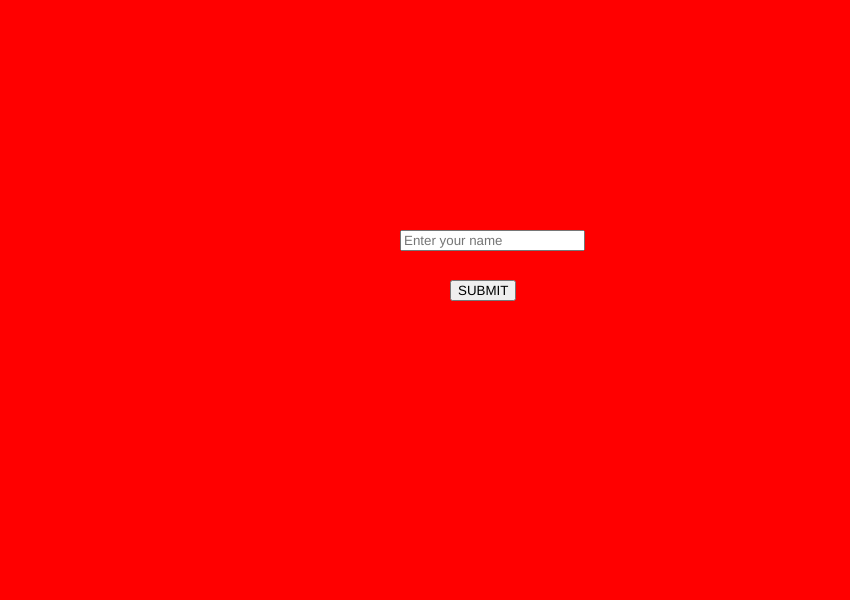
Frame 1 (no input)
Frame 60 (no input): identical to frame 1, image omitted
Frame 120 (the mouse pressed at the canvas centre since frame 60): identical to frame 1, image omitted

The p5.js sketch that drew this single still picture (run headless with seeded random() and noise() and a simulated clock; from frame 60 on, the mouse is pressed at the canvas centre):

// p5.js sketch
// ── sketch.js


function setup(){
  createCanvas(850,600);
  input=createInput().attribute("placeholder", "Enter your name ")
  input.position(400,230)
  bP=createButton("SUBMIT")
  bP.position(450,280)
  bP.mousePressed(logic)
  
  
  
  }
  function draw(){
  background("red");
  
    
  }
  function logic(){
  input.hide()
  bP.hide()
  H=createElement("h1")
  H.html("Hello! "+input.value() )
  H.position(425,10)
  A=createElement("h1")
  A.html("Let`s see if you can answer this simpleee ")
  A.position(300,50)
  B=createElement("h1")
  B.html("Question ")
  B.position(425,100)
  C=createElement("h2")
  C.html("Q1) Who is the president of India")
  C.position(50,200)
  D=createElement("h2")
  D.html("a) Joe Bieden")
  D.position(50,250)
  E=createElement("h2")
  E.html("b)Ram Nath Kovind ")
  E.position(50,300)
  G=createElement("h2")
  G.html("c) Emmanuel Macron")
  G.position(50,350)
  I=createElement("h2")
  I.html("d) Moon Jae-in")
  I.position(50,400)
  bp=createButton("SUBMIT")
  bp.position(100,550)
  bp.mousePressed(logic2)
  output=createInput().attribute("placeholder", "Enter the correct option")
  output.position(400,550)
  }
  function logic2(){
  H.hide()
  A.hide()
  B.hide()
  C.hide()
  D.hide()
  E.hide()
  G.hide()
  I.hide()
  bp.hide()
  output.hide()
  W=createElement("h1")
  W.html("YOUR ANSWERS")
  W.position(100,100)
  Q=createElement("h2")
  Q.html("Q1) "+output.value())
  Q.position(100,150)
  S=createElement("h1")
  S.html("CORRECT ANSWERS")
  S.position(100,300)
  E=createElement("h2")
  E.html("Q1) b")
  E.position(100,400)
  D=createElement("h1")
  D.html("THANK YOU !! PLS COME AGAIN TO PLAY")
  D.position(50,500)
  }
  
  
  
